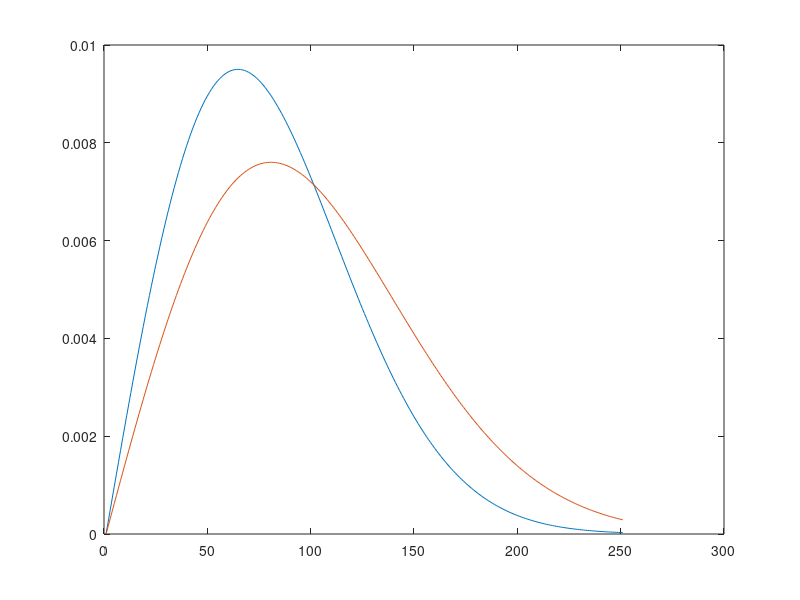
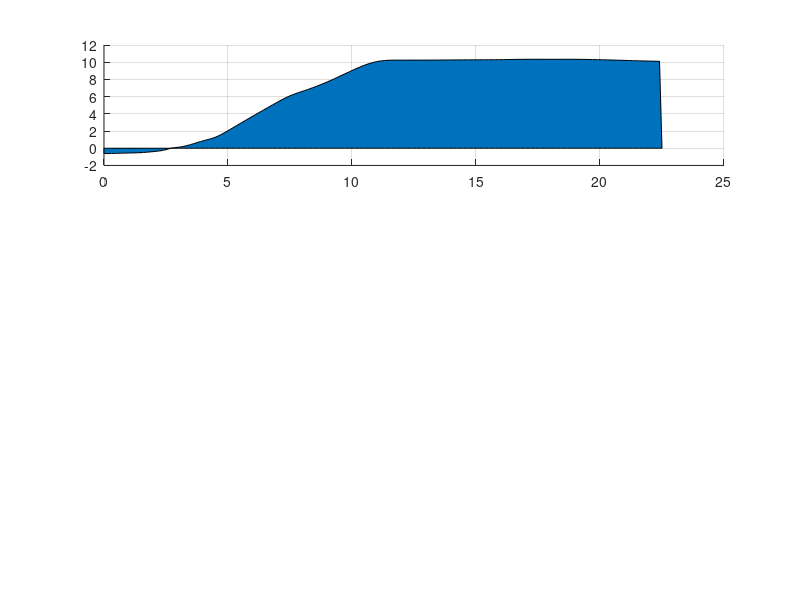

Here is the MATLAB script that generated these plots, in order: (Note: this script raises an error after producing the figures.)
clc;clear all;close all;
%% Wind class specifications
windrange_wanted=[0:0.1:25]';
href_wanted_windclasses=50;%Height of available data (Weibull)
h0_wanted_windclasses=0.05;%Roughness of available data (Weibull)
Vavg_1=0.2*50;%class 1A according to IEC61400 doc
Vavg_2=0.2*40;%class 2A according to IEC61400 doc
F_1a=@(Vw,Vavg_1) 1-exp(-pi*(Vw/(2*Vavg_1))^2);
F_2a=@(Vw,Vavg_2) 1-exp(-pi*(Vw/(2*Vavg_2))^2);
stepsize=windrange_wanted(2)-windrange_wanted(1);

%Terowie @ 100 m height
 href_wanted_Terowie=100;%Height of available data (Weibull)
 h0_wanted_Terowie=0.21;%Roughness of available data see "Updated AP3 Prospects, wind data comparison"
 alpha_Terowie=9.28;
 betha_Terowie=2.41;
 F_Terowie=@(Vw,alpha,betha) 1-exp(-((Vw/alpha)^betha));
 
%Kraggenburg @ 80m! Estimate from wind guru
alpha_Kraggenburg=7.046;
betha_Kraggenburg=2.3844;
F_Kraggenburg=@(Vw,alpha,betha) 1-exp(-((Vw/alpha)^betha));

for i = 1:1:length(windrange_wanted) 
     windprob_1A(i,1)           = (F_1a(windrange_wanted(i)+stepsize/2,Vavg_1)-F_1a(windrange_wanted(i)-stepsize/2,Vavg_1));
     windprob_2A(i,1)           = (F_2a(windrange_wanted(i)+stepsize/2,Vavg_2)-F_2a(windrange_wanted(i)-stepsize/2,Vavg_2));
     windprob_Terowie(i,1)      = (F_Terowie(windrange_wanted(i)+stepsize/2,alpha_Terowie,betha_Terowie)-F_Terowie(windrange_wanted(i)-stepsize/2,alpha_Terowie,betha_Terowie));
     windprob_Kraggenburg(i,1)  = (F_Kraggenburg(windrange_wanted(i)+stepsize/2,alpha_Kraggenburg,betha_Kraggenburg)-F_Terowie(windrange_wanted(i)-stepsize/2,alpha_Kraggenburg,betha_Kraggenburg));
end

figure;
plot(windprob_2A);hold on;
plot(windprob_1A);

windInput.windrange   = windrange_wanted;
windInput.href        = href_wanted_windclasses;
windInput.h0          = h0_wanted_windclasses;
windInput.probability = windprob_2A;%;
Wind_prob = windInput.probability;%

%% Plot info mechanical power: wind speed | Pmech | Probability of occurence
Data = [0    -583.49    0.1227;% <--
        0.5  -561.33    1.2234;% <--
        1    -524.49    2.4244;% <--
        1.5  -481.08    3.5813;% <--
        2    -367.01    4.6736;% <--
        2.5  -153.63    5.6829;% <--
        2.7     0       6.0597;      % Pmech = 0 
        3     128.7     6.5931;% <--
        3.5   459.91    7.3912;% <--
        4     923.60    8.0672;% <--
        4.5   1376.06   8.6144;% <--
        5     2177.18           9.0296;% <--
        7     5708              9.4164;% <--
        7.5   6486.04           9.2302;% <--
        8     7040.2            8.9523;% <--
        9     8198.82           8.1749;% <--
        10    9610.73           7.1942;% <--
        11    10714.87          6.1158;% <--
        12    10898             5.0311;% <--
        12.25 0.5*(10899+10898) 4.7677;
        12.5  10899             4.5092;              % interp
        12.75 0.5*(10900+10899) 4.2566;
        13    10900             4.0104;
        14    10920             3.1008;
        15    10940             2.3274;
        16    10960             1.6970;
        17    11000             1.2027;
        18    11000             0.8288;
        19    11000             0.5555;
        20    10950             0.3624
        25    10920             0];


efficency = 0.94;
Data(1:6,2)   = (Data(1:6,2).*0.06 + Data(1:6,2)); 
Data(7:end,2) = Data(7:end,2).*efficency; 
%%
      
DataWind =  Data(:,1);             % [m/s]
DataPmech = Data(:,2)./1e3;        % [kW]
% interpolation of mechanical power in function of wind speed    
PmechInt = interp1(DataWind,DataPmech,windrange_wanted,'spline'); % kW       
PmechInt(226:end) = 0;                     % cut-off wind speed at 22.5 m/s.

CumSumPowerPercentage = sum(Wind_prob); % close to 1

PowerPercentage = Wind_prob.*PmechInt;  % [%]*[kW]

PowerProductionPerYear = PowerPercentage*365*24             % kWh
capacityfactor = sum(PowerPercentage)/(max(DataPmech))      %  

totalEnergyUsed      = sum(PowerPercentage(PowerPercentage<0))*365*24 % kWh
totalEnergyHarvested = sum(PowerPercentage(PowerPercentage>0))*365*24 % kWh
totalEnergyProduced  = sum(PowerPercentage)*365*24                    % kWh

test = totalEnergyProduced - (totalEnergyHarvested + totalEnergyUsed)

cost_kWh = 0.05 ; % euro

relativeCost = (-totalEnergyUsed/totalEnergyHarvested)*100  % relative cost in percentage
% relative cost means the ratio between the energy consumption to keep the
% system aloft (during low wind conditions) and the total energy that can be harvested with the system.
absoluteCost = -totalEnergyUsed*cost_kWh
profit = totalEnergyProduced*cost_kWh

AP4 = 0.4*2e3*365*24*0.005*0.05
AP4_money = 0.53*1800*365*24*0.05 % ??? 

%% Plotting
figure;subplot(3,1,1);hold on;grid on;
h = area(windrange_wanted,PmechInt);        % x-axis [m/s], y-axis [kW]
h.FaceColor = [0.8 0.8 0.8];
stem(Data(1,1),Data(1,2)./1e3,'LineWidth',1,'Color','k','LineStyle','none','Marker','s','MarkerFaceColor','k');
stem(Data(7,1),Data(7,2)./1e3,'LineWidth',1,'Color','k','LineStyle','none','Marker','s','MarkerFaceColor','k');
ylabel('Mechanical Power [kW]');ylim([-2 12]);xlim([0,23.5]);
xlabel('wind speed [m/s]');

subplot(3,1,2);hold on;grid on;
w = area(windrange_wanted,Wind_prob./(windrange_wanted(2)-windrange_wanted(1)).*100);
w.FaceColor = [0.8 0.8 0.8];
ylabel('Probability of occurrence in %');xlim([0,23.5]);
xlabel('wind speed [m/s]');

subplot(3,1,3);hold on;grid on;
P1 = area(windrange_wanted(1:28),PowerProductionPerYear(1:28));
P1.FaceColor = [0.1176,0.5804,0.8235];
P2 = area(windrange_wanted(29:end),PowerProductionPerYear(29:end));
P2.FaceColor = [0.9608  0.6118  0];
xlabel('wind speed [m/s]');ylabel('Power Production Per Year [kWh]');
ylim([-50 650]);xlim([0,23.5]);




